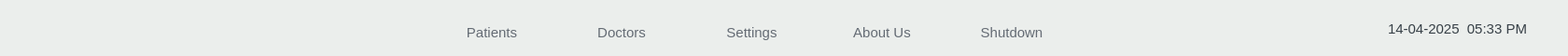
     <widget class="QFrame" name="frame">
      <property name="geometry">
       <rect>
        <x>0</x>
        <y>0</y>
        <width>1680</width>
        <height>60</height>
       </rect>
      </property>
      <property name="styleSheet">
       <string notr="true">background-color: rgb(235, 238, 236);
border-color: transparent;
border-radius: 0px;
</string>
      </property>
      <property name="frameShape">
       <enum>QFrame::NoFrame</enum>
      </property>
      <widget class="QLabel" name="label">
       <property name="geometry">
        <rect>
         <x>28</x>
         <y>16</y>
         <width>117</width>
         <height>28</height>
        </rect>
       </property>
       <property name="text">
        <string/>
       </property>
       <property name="pixmap">
        <pixmap resource="myresource.qrc">:/new/prefix_topheader/images/logo_with_text.png</pixmap>
       </property>
      </widget>
      <widget class="QFrame" name="frame_2">
       <property name="geometry">
        <rect>
         <x>169</x>
         <y>16</y>
         <width>1241</width>
         <height>30</height>
        </rect>
       </property>
       <property name="styleSheet">
        <string notr="true">border-color: transparent;
border-radius: 0px;</string>
       </property>
       <property name="frameShape">
        <enum>QFrame::NoFrame</enum>
       </property>
       <widget class="QFrame" name="frame_3">
        <property name="geometry">
         <rect>
          <x>350</x>
          <y>0</y>
          <width>500</width>
          <height>30</height>
         </rect>
        </property>
        <property name="frameShape">
         <enum>QFrame::NoFrame</enum>
        </property>
       </widget>
      </widget>
      <widget class="QLabel" name="label_2">
       <property name="geometry">
        <rect>
         <x>1460</x>
         <y>20</y>
         <width>22</width>
         <height>22</height>
        </rect>
       </property>
       <property name="text">
        <string/>
       </property>
       <property name="pixmap">
        <pixmap resource="myresource.qrc">:/new/prefix_topheader/images/calender.png</pixmap>
       </property>
      </widget>
      <widget class="QLabel" name="lbl_datetime">
       <property name="geometry">
        <rect>
         <x>1487</x>
         <y>20</y>
         <width>171</width>
         <height>22</height>
        </rect>
       </property>
       <property name="font">
        <font>
         <family>Ubuntu</family>
         <pointsize>11</pointsize>
         <italic>false</italic>
         <bold>false</bold>
        </font>
       </property>
       <property name="styleSheet">
        <string notr="true">color: rgb(55, 64, 71);
font: 500 11pt &quot;Ubuntu&quot;;</string>
       </property>
       <property name="text">
        <string>14-04-2025  05:33 PM</string>
       </property>
      </widget>
      <widget class="QWidget" name="horizontalLayoutWidget">
       <property name="geometry">
        <rect>
         <x>450</x>
         <y>20</y>
         <width>711</width>
         <height>31</height>
        </rect>
       </property>
       <layout class="QHBoxLayout" name="horizontalLayout">
        <property name="spacing">
         <number>5</number>
        </property>
        <property name="sizeConstraint">
         <enum>QLayout::SetDefaultConstraint</enum>
        </property>
        <property name="leftMargin">
         <number>10</number>
        </property>
        <property name="topMargin">
         <number>0</number>
        </property>
        <property name="rightMargin">
         <number>10</number>
        </property>
        <item>
         <widget class="QPushButton" name="btn_patients">
          <property name="font">
           <font>
            <family>Ubuntu</family>
            <pointsize>11</pointsize>
            <stylestrategy>PreferAntialias</stylestrategy>
            <kerning>true</kerning>
           </font>
          </property>
          <property name="styleSheet">
           <string notr="true">QPushButton
{
	color: rgb(100, 107, 116);
}

QPushButton::hover
{
    border-top:1px solid #30CFC6;
    border-bottom:1px solid #30CFC6;
    border-radius:0px;	
    color:#0C6582
}
QPushButton::checked
{
	background-color: qlineargradient(spread:repeat, x1:1, y1:0, x2:1, y2:1, stop:0 rgba(74, 74, 74, 255),stop:1 rgba(49, 49, 49, 255));
	border: 1px solid #222;

}
</string>
          </property>
          <property name="text">
           <string>Patients</string>
          </property>
          <property name="icon">
           <iconset resource="myresource.qrc">
            <normaloff>:/new/prefix_topheader/images/users.png</normaloff>:/new/prefix_topheader/images/users.png</iconset>
          </property>
          <property name="flat">
           <bool>true</bool>
          </property>
         </widget>
        </item>
        <item>
         <widget class="QPushButton" name="btn_doctor">
          <property name="font">
           <font>
            <family>Ubuntu</family>
            <pointsize>11</pointsize>
           </font>
          </property>
          <property name="styleSheet">
           <string notr="true">QPushButton
{
	color: rgb(100, 107, 116);
}

QPushButton::hover
{
	    border-top:1px solid #30CFC6;
    border-bottom:1px solid #30CFC6;
    border-radius:0px;	
    color:#0C6582
}
QPushButton::checked
{
	background-color: qlineargradient(spread:repeat, x1:1, y1:0, x2:1, y2:1, stop:0 rgba(74, 74, 74, 255),stop:1 rgba(49, 49, 49, 255));
	border: 1px solid #222;

}
</string>
          </property>
          <property name="text">
           <string>Doctors</string>
          </property>
          <property name="icon">
           <iconset resource="myresource.qrc">
            <normaloff>:/new/prefix_topheader/images/doctor.png</normaloff>:/new/prefix_topheader/images/doctor.png</iconset>
          </property>
          <property name="flat">
           <bool>true</bool>
          </property>
         </widget>
        </item>
        <item>
         <widget class="QPushButton" name="btn_settings">
          <property name="font">
           <font>
            <family>Ubuntu</family>
            <pointsize>11</pointsize>
           </font>
          </property>
          <property name="styleSheet">
           <string notr="true">QPushButton
{
	color: rgb(100, 107, 116);
}

QPushButton::hover
{
	    border-top:1px solid #30CFC6;
    border-bottom:1px solid #30CFC6;
    border-radius:0px;	
    color:#0C6582
}
QPushButton::checked
{
	background-color: qlineargradient(spread:repeat, x1:1, y1:0, x2:1, y2:1, stop:0 rgba(74, 74, 74, 255),stop:1 rgba(49, 49, 49, 255));
	border: 1px solid #222;

}
</string>
          </property>
          <property name="text">
           <string>Settings</string>
          </property>
          <property name="icon">
           <iconset resource="myresource.qrc">
            <normaloff>:/new/prefix_topheader/images/settings_ 2 (2).png</normaloff>:/new/prefix_topheader/images/settings_ 2 (2).png</iconset>
          </property>
          <property name="flat">
           <bool>true</bool>
          </property>
         </widget>
        </item>
        <item>
         <widget class="QPushButton" name="btn_aboutus">
          <property name="font">
           <font>
            <family>Ubuntu</family>
            <pointsize>11</pointsize>
           </font>
          </property>
          <property name="styleSheet">
           <string notr="true">QPushButton
{
	color: rgb(100, 107, 116);
}

QPushButton::hover
{
	    border-top:1px solid #30CFC6;
    border-bottom:1px solid #30CFC6;
    border-radius:0px;	
    color:#0C6582
}
QPushButton::checked
{
	background-color: qlineargradient(spread:repeat, x1:1, y1:0, x2:1, y2:1, stop:0 rgba(74, 74, 74, 255),stop:1 rgba(49, 49, 49, 255));
	border: 1px solid #222;

}
</string>
          </property>
          <property name="text">
           <string>About Us</string>
          </property>
          <property name="icon">
           <iconset resource="myresource.qrc">
            <normaloff>:/new/prefix_topheader/images/aboutus.png</normaloff>:/new/prefix_topheader/images/aboutus.png</iconset>
          </property>
          <property name="flat">
           <bool>true</bool>
          </property>
         </widget>
        </item>
        <item>
         <widget class="QPushButton" name="btn_shutdown">
          <property name="font">
           <font>
            <family>Ubuntu</family>
            <pointsize>11</pointsize>
           </font>
          </property>
          <property name="styleSheet">
           <string notr="true">QPushButton
{
	color: rgb(100, 107, 116);
}

QPushButton::hover
{
	    border-top:1px solid #30CFC6;
    border-bottom:1px solid #30CFC6;
    border-radius:0px;	
    color:#0C6582
}
QPushButton::checked
{
	background-color: qlineargradient(spread:repeat, x1:1, y1:0, x2:1, y2:1, stop:0 rgba(74, 74, 74, 255),stop:1 rgba(49, 49, 49, 255));
	border: 1px solid #222;

}
</string>
          </property>
          <property name="text">
           <string>Shutdown</string>
          </property>
          <property name="icon">
           <iconset resource="myresource.qrc">
            <normaloff>:/new/prefix_stack/images/power 1.png</normaloff>:/new/prefix_stack/images/power 1.png</iconset>
          </property>
          <property name="flat">
           <bool>true</bool>
          </property>
         </widget>
        </item>
       </layout>
      </widget>
     </widget>
